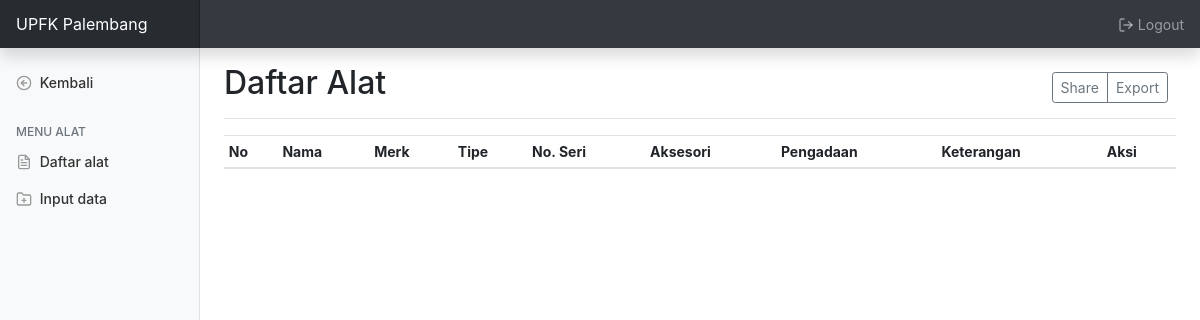
Page /alat/daftar (signed in) on the earlier database version.
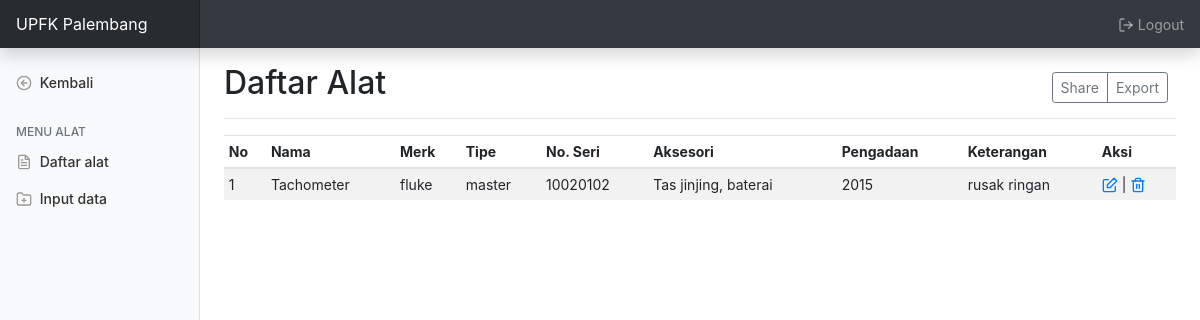
Same page on the later database version.
### aplikasi/models.py (models this page shows, shortened)
class Alat(db.Model):
    __tablename__ = 'alat'
    id = db.Column(db.Integer, primary_key=True)
    nm_alat = db.Column(db.String(100), nullable=False)
    merk = db.Column(db.String(30), nullable=False)
    tipe = db.Column(db.String(30), nullable=False)
    no_seri = db.Column(db.String(25), nullable=False, unique=True)
    aksesoris = db.Column(db.String(100))
    th_pengadaan = db.Column(db.Integer)
    ket = db.Column(db.String(15))
    kalibrasi = db.relationship('Logkalibrasi', backref='kalibrasi', lazy=True)
    log_alat = db.relationship('Logalat', backref='logalat', lazy=True)

### aplikasi/alat/routes.py (the view)
@mod.route('/alat/daftar')
def index():
    if 'username' in session:
        data = {
            'title': 'Alat Kalibrasi',
            'header' : 'Daftar Alat'
        }
        alat = Alat.query.all()
        return render_template('alat/daftar_alat.html', data=data, alat=alat)
    else:
        return redirect(url_for('user.login'))

### aplikasi/templates/alat/daftar_alat.html (shortened to what this page needs)
{% extends 'alat/base_alat.html' %}
{% block content %}
<main role="main" class="col-md-9 ml-sm-auto col-lg-10 px-md-4">
    <div class="d-flex justify-content-between flex-wrap flex-md-nowrap align-items-center pt-3 pb-2 mb-3 border-bottom">
      <h1 class="h2">{{ data.header }}</h1>
      <div class="btn-toolbar mb-2 mb-md-0">
        <div class="btn-group mr-2">
          <button type="button" class="btn btn-sm btn-outline-secondary">Share</button>
          <button type="button" class="btn btn-sm btn-outline-secondary">Export</button>
        </div>
      </div>
    </div>
    <div class="table-responsive">
      <table id="table_id" class="table table-striped table-sm">
        <thead>
          <tr>
            <th>No</th>
            <th>Nama</th>
            <th>Merk</th>
            <th>Tipe</th>
            <th>No. Seri</th>
            <th>Aksesori</th>
            <th>Pengadaan</th>
            <th>Keterangan</th>
            <th>Aksi</th>
          </tr>
        </thead>
        <tbody>
          {% for d in alat %}
          <tr>
            <td>{{ loop.index }}</td>
            <td>{{ d.nm_alat }}</td>
            <td>{{ d.merk }}</td>
            <td>{{ d.tipe }}</td>
            <td>{{ d.no_seri }}</td>
            <td>{{ d.aksesoris }}</td>
            <td>{{ d.th_pengadaan }}</td>
            <td>{{ d.ket }}</td>
            <td><a href="{{ url_for('alat.edit',id=d.id) }}" title="edit"><span data-feather="edit"></span></a> | <a href="" title="hapus" data-toggle="modal" data-target="#hapus{{ d.id }}"><span data-feather="trash-2" ></span></a></td>
          </tr>
          {% endfor %}
        </tbody>
      </table>
    </div>
</main>
{% endblock %}

Differences in the rows shown:
added Alat: nm_alat "Tachometer", merk "fluke", tipe "master", no_seri "10020102", aksesoris "Tas jinjing, baterai", th_pengadaan "2015", ket "rusak ringan"
